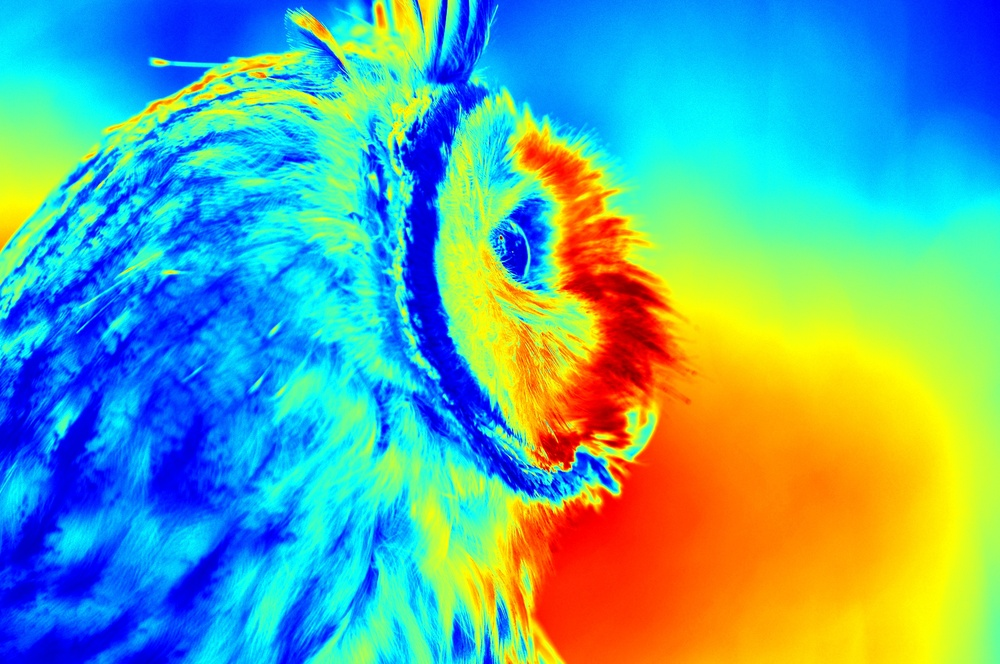
#> input picture original_image.jpg, 1000 x 664 px, shrunk from 2500 x 1660 before the run
$ python image.py   (older library calls are emulated)
#> lines starting #> are read from the running program, lines starting #| are printed output that depends on the picture
import numpy as np
from matplotlib import pyplot as plt
import cv2


def wrap_image(image, N):
    wrapped_image = np.zeros(image.shape)
    roll_over = np.zeros(image.shape)

    for i in range(0, image.shape[0]):
        for j in range(0, image.shape[1]):
            q, mod = divmod(image[i][j], np.power(2, N))
            wrapped_image[i][j] = mod
            roll_over[i][j] = q

    return wrapped_image, roll_over

def unwrap_image(image, roll_over, N):
    unwrapped_image = np.zeros(image.shape)

    for i in range(0, image.shape[0]):
        for j in range(0, image.shape[1]):
            unwrapped_image[i][j] = image[i][j]+ roll_over[i][j]*np.power(2,N)

    return unwrapped_image

def main(image_name, N, channel):
    image = cv2.imread(image_name, cv2.IMREAD_ANYCOLOR | cv2.IMREAD_ANYDEPTH)

    if channel == 'R':
        image[:,:,0] = 0
        image[:,:,1] = 0
    elif channel == 'G':
        image[:,:,0] = 0
        image[:,:,2] = 0
    elif channel == 'B':
        image[:,:,1] = 0
        image[:,:,2] = 0


    normed = cv2.normalize(image, None, 0, 255, cv2.NORM_MINMAX, dtype=cv2.CV_8U)
    color = cv2.applyColorMap(normed, cv2.COLORMAP_JET)
    # Perform wrapping
    image_wrapped, roll_over = wrap_image(image, N)

    #Perform Unwrapping
    image_unwrapped = unwrap_image(image_wrapped, roll_over, N)
    image_unwrapped = image_unwrapped.astype(np.uint16)
    normed = cv2.normalize(image_unwrapped, None, 0, 255, cv2.NORM_MINMAX, dtype=cv2.CV_8U)
    im_un= cv2.applyColorMap(normed, cv2.COLORMAP_JET)

    return color, image_wrapped, im_un

def display(color, image_wrapped, im_un, channel):
    fig, ax = plt.subplots(3, 1, sharex=True, sharey=True)
    ax1, ax2, ax3 = ax.ravel()

    fig.colorbar(ax1.imshow(color.astype(np.uint8)), ax=ax1)
    ax1.set_title('Original Image')
    cv2.imwrite('original_image' + str(channel) + '.jpg', color)

    fig.colorbar(ax2.imshow(image_wrapped.astype(np.uint8)), ax=ax2)
    ax2.set_title('Wrapped Image')
    cv2.imwrite('image_wrapped' + str(channel) + '.jpg', image_wrapped.astype(np.uint8))

    fig.colorbar(ax3.imshow(im_un.astype(np.uint8)), ax=ax3)
    ax3.set_title('UnWrapped Image')
    cv2.imwrite('im_unwrapped' + str(channel) + '.jpg', im_un)


if __name__ == '__main__':
    print("Enter Image name as img.png from Modulo Camera: ")
    image_name = input()
#> the answer given: original_image.jpg

    print("Enter N-bits of the Modulo Camera:")
    N = int(input())
#> the answer given: 3

    color, image_wrapped, im_un = main(image_name, N, 'RGB')
#> in main, image is the input picture: shape (664, 1000, 3); mean B, G, R 158.5, 168.5, 95.5
    colorR, image_wrappedR, im_unR = main(image_name, N, 'R')
#> call 2 of wrap_image, with N = 3
#> after the loop in wrap_image (call 2), `for i in range(0, image.shape[0]):`:
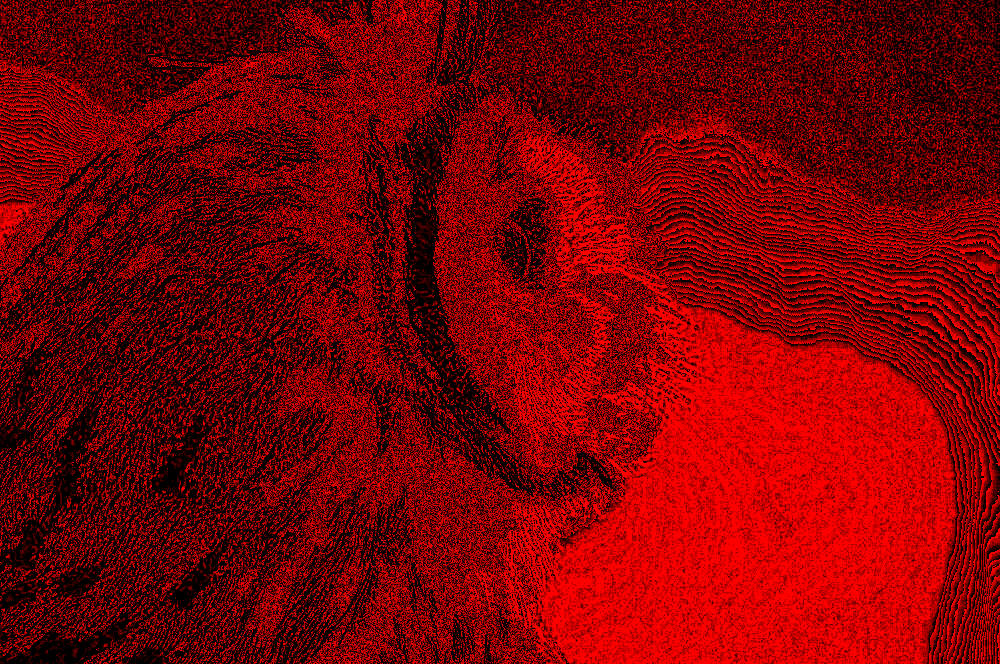
#> wrapped_image: shape (664, 1000, 3) float64; mean B, G, R 0, 0, 3.26; drawn with min black and max white
    colorG, image_wrappedG, im_unG = main(image_name, N, 'G')
#> call 3 of wrap_image, with N = 3
#> after the loop in wrap_image (call 3), `for i in range(0, image.shape[0]):`:
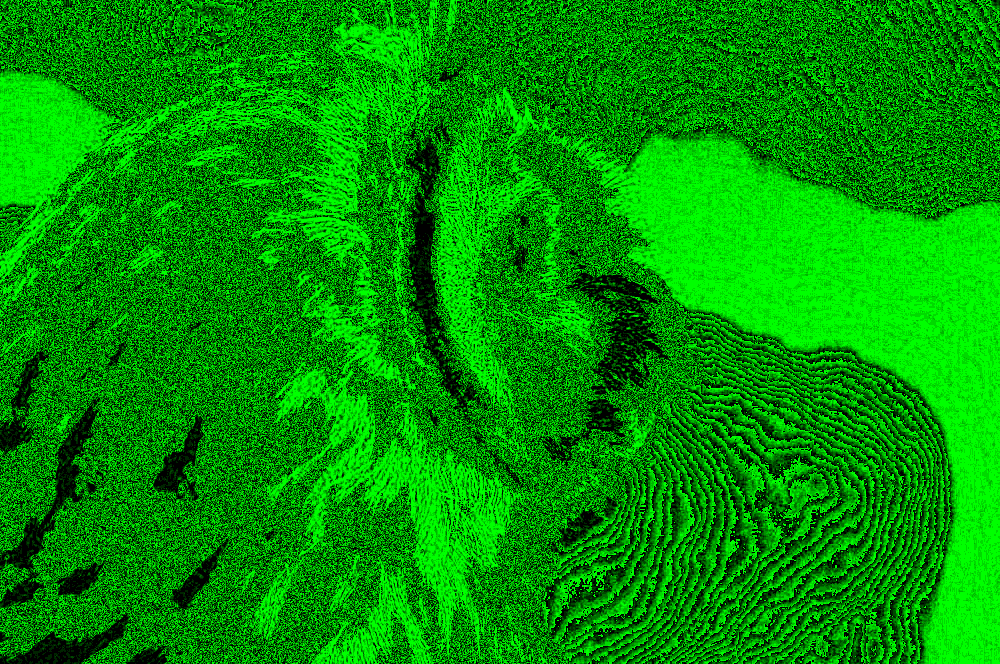
#> wrapped_image: shape (664, 1000, 3) float64; mean B, G, R 0, 4.05, 0; drawn with min black and max white
    colorB, image_wrappedB, im_unB = main(image_name, N, 'B')
#> call 4 of main, with image_name = 'original_image.jpg', N = 3, channel = 'B'
#> in main (call 4), `image[:,:,2] = 0`:
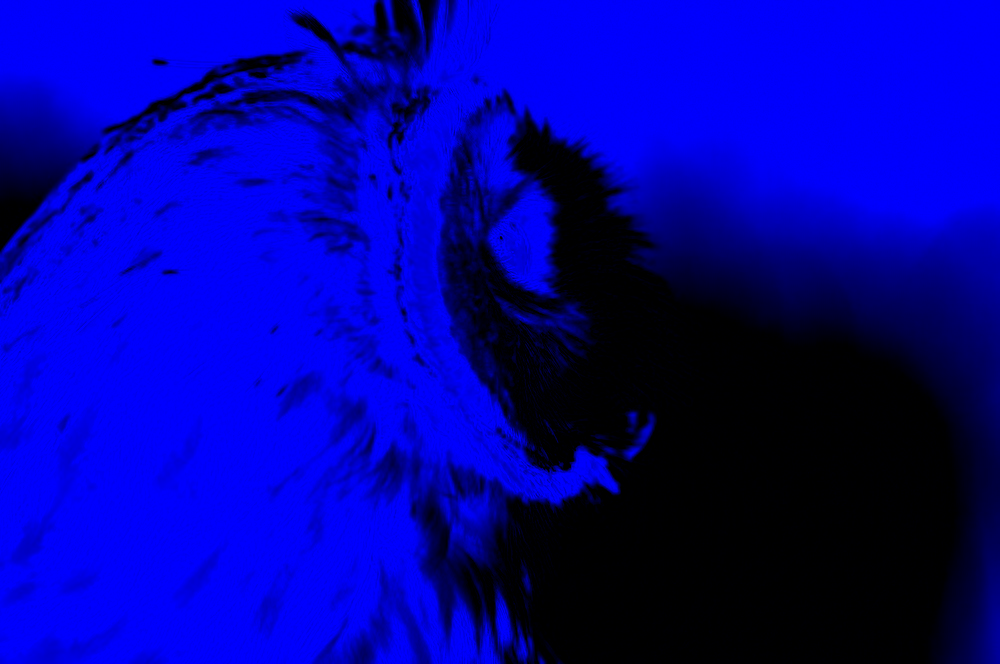
#> image: shape (664, 1000, 3); mean B, G, R 158.5, 0, 0
#> in main (call 4), `color = cv2.applyColorMap(normed, cv2.COLORMAP_JET)`:
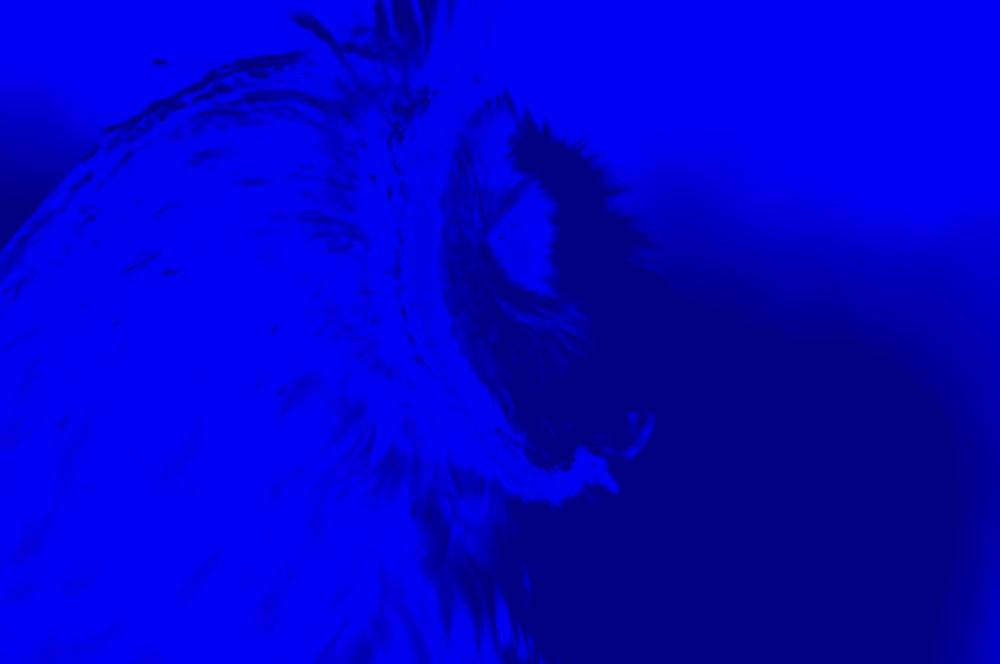
#> color: shape (664, 1000, 3); mean B, G, R 200.2, 0, 0
#> call 4 of wrap_image, with N = 3
#> after the loop in wrap_image (call 4), `for i in range(0, image.shape[0]):`:
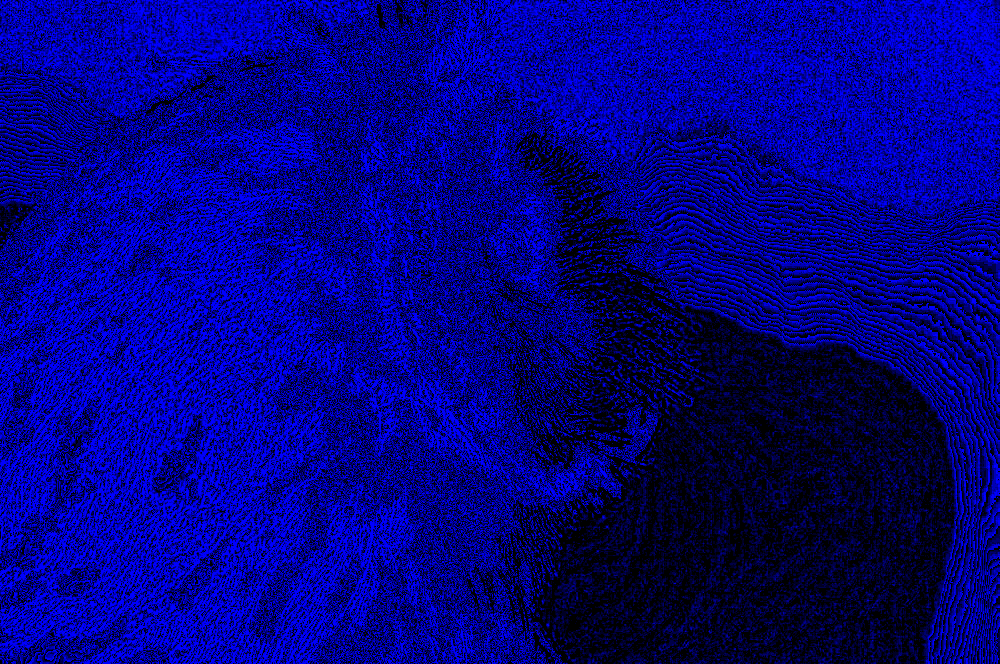
#> wrapped_image: shape (664, 1000, 3) float64; mean B, G, R 3.53, 0, 0; drawn with min black and max white

    display(color, image_wrapped, im_un, 'RGB_Channel')
#> in display, `cv2.imwrite('image_wrapped' + str(channel) + '.jpg', image_wrapped.ast..`:
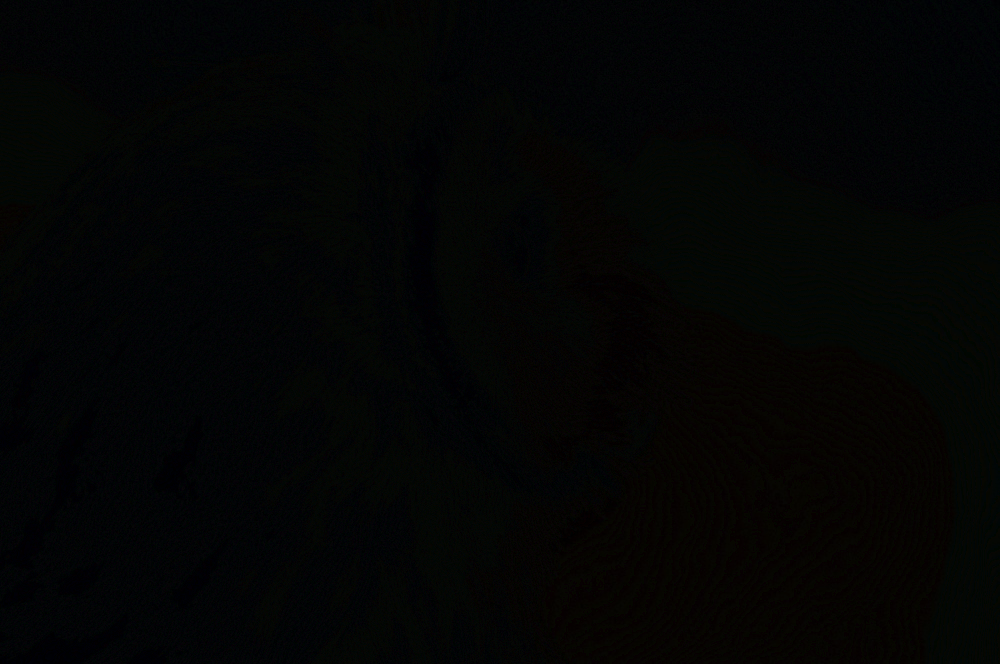
#> saved as image_wrappedRGB_Channel.jpg: shape (664, 1000, 3); mean B, G, R 3.53, 4.05, 3.26
    display(colorR, image_wrappedR, im_unR, 'Red_Channel')
    display(colorG, image_wrappedG, im_unG, 'Green_Channel')
    display(colorB, image_wrappedB, im_unB, 'Blue_Channel')


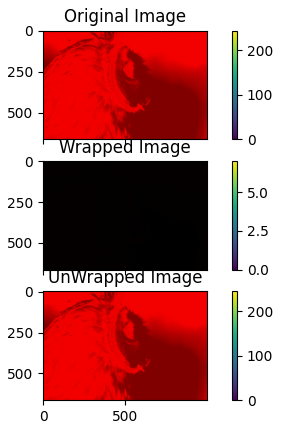
#> figure drawn by matplotlib, 6 panels
